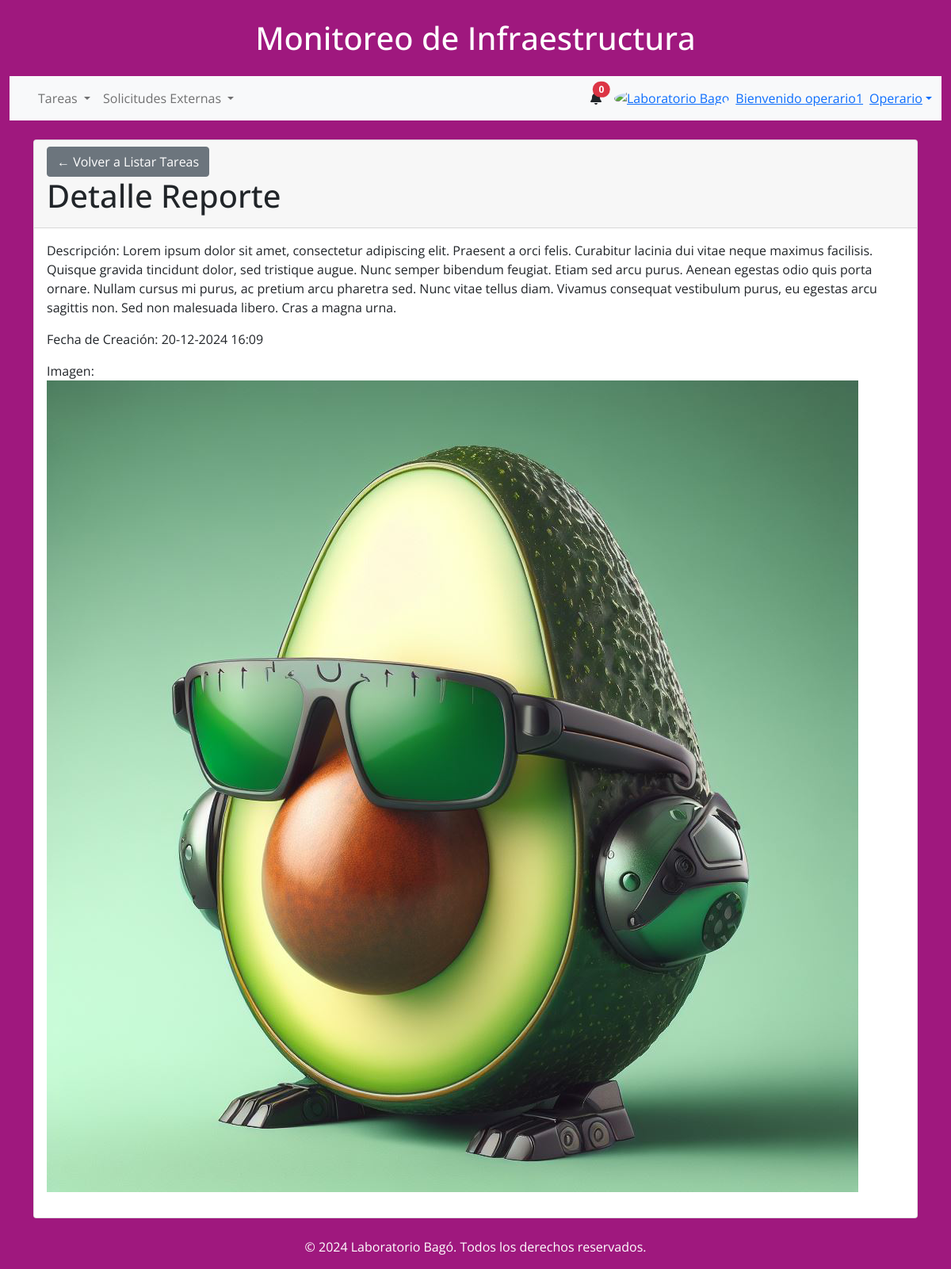
The app's page /externos/detalle_externo/reporte_ext/1/ (signed in) with its own data.
### external_workers/models.py (models this page shows, shortened)
class ExternoReporte(models.Model):
    tarea_externo = models.OneToOneField(TareaExterno, on_delete=models.CASCADE, related_name='externo_reportes')
    descripcion = models.TextField(blank=False, null=True)
    imagen = models.ImageField(upload_to='ex_reporte_imagenes/', blank=False, null=True)
    fecha_creacion = models.DateTimeField(auto_now_add=True)
    creado_por = models.ForeignKey(User, on_delete=models.SET_NULL, null=True, blank=True)

### external_workers/views.py (the view)
# urls.py: path('detalle_externo/reporte_ext/<int:reporte_ex_id>/', detalle_reporte_ex, name='detalle_reporte_ext'),
@login_required
def detalle_reporte_ex(request, reporte_ex_id):
    reporte = get_object_or_404(ExternoReporte, id=reporte_ex_id)
    return render(request, 'app/detalle_externo/reporte_ext.html', {'reporte': reporte})

### app/context_processors.py (called while the page is built)
def user_groups(request):
    if request.user.is_authenticated:
        username = request.user.username
        grupos = request.user.groups.values_list('name', flat=True)
    else:
        username = None
        grupos = []
    return {
        'username': username,
        'grupos': grupos,
    }

def notificaciones(request):
    if request.user.is_authenticated:
        notificaciones = Notificacion.objects.filter(usuario=request.user, leido=False).order_by('-creado_en')[:3]
    else:
        notificaciones = []
    return {'notificaciones': notificaciones}

### app/templates/app/detalle_externo/reporte_ext.html
{% extends '../base.html' %}
{% block content %}
<div class="card mt-4">
    <div class="card-header">
        <a href="{% url 'listar_solicitudes' %}" class="btn btn-secondary">
            &#8592; Volver a Listar Tareas
        </a>
        <h1>Detalle Reporte</h1>
    </div>
    <div class="card-body">
        <p>Descripción: {{ reporte.descripcion }}</p>
        <p>Fecha de Creación: {{ reporte.fecha_creacion|date:"d-m-Y H:i" }}</p>
        {% if reporte.imagen %}
            <p>Imagen: <img src="{{ reporte.imagen.url }}" alt="Imagen del reporte" class="img-fluid"></p>
        {% endif %}
    </div>
</div>
{% endblock %}

### app/templates/app/base.html (shortened to what this page needs)
{% load static %}
<!DOCTYPE html>
<html lang="es">
    <head>
        <link
          href="https://cdnjs.cloudflare.com/ajax/libs/font-awesome/6.0.0/css/all.min.css"
          rel="stylesheet"
        />
        <link href="https://cdn.jsdelivr.net/npm/bootstrap@5.0.2/dist/css/bootstrap.min.css" rel="stylesheet">
        <link
          href="{% static 'css/style.css' %}"
          rel="stylesheet"
        />
    </head>
<body class="Body-base" style="font-family: 'Open Sans', sans-serif;">
    <div class="container-fluid">
    <header class="text-center my-4">
        <h1>Monitoreo de Infraestructura</h1>
    </header>
    <nav class="navbar navbar-expand-lg navbar-light bg-light">
        <div class="container-fluid">
            {% if user.is_authenticated %}
            <div class="collapse navbar-collapse" id="navbarSupportedContent">
                <ul class="navbar-nav me-auto mb-2 mb-lg-0">
                    <li class="nav-item dropdown">
                        <a class="nav-link dropdown-toggle" href="#" id="tareasDropdown" role="button"
                           data-bs-toggle="dropdown" aria-expanded="false">
                            Tareas
                        </a>
                    </li>
                    <li class="nav-item dropdown">
                        <a class="nav-link dropdown-toggle" href="#" id="solicitudesDropdown" role="button"
                           data-bs-toggle="dropdown" aria-expanded="false">
                            Solicitudes Externas
                        </a>
                    </li>
                </ul>
            </div>
            <div class="d-flex align-items-center">
                <div class="dropdown">
                    <a
                        class="text-reset me-3 position-relative"
                        id="navbarDropdownMenuLink"
                        role="button"
                        data-bs-toggle="dropdown"
                        aria-expanded="false"
                        aria-label="Notifications"
                    >
                        <i class="fas fa-bell" aria-hidden="true"></i>
                        <span class="position-absolute top-0 start-100 translate-middle badge rounded-pill bg-danger">
                            {{ notificaciones|length }}
                        </span>
                    </a>
                </div>
            </div>
                <div class="dropdown">
                    <a
                        class="dropdown-toggle d-flex align-items-center"
                        href="#"
                        id="navbarDropdownMenuAvatar"
                        role="button"
                        data-bs-toggle="dropdown"
                        aria-expanded="false"
                    >
                        <img
                            src="https://bagochile.cl/wp-content/uploads/2023/05/cropped-SIMBOLO-LOGO-BAGO-OFF.jpg"
                            class="rounded-circle"
                            height="25"
                            alt="Laboratorio Bago"
                            loading="lazy"
                        />
                        {% if username %}
                        <span class="ms-2">Bienvenido {{ username }}</span>
                        {% if user.is_superuser %}
                            <span class="ms-2">Admin</span>
                        {% else %}
                            {% if grupos %}
                                {% for grupo in grupos %}
                                    <span class="ms-2">{{ grupo }}</span>
                                {% endfor %}
                            {% else %}
                                <span class="ms-2">Sin grupo</span>
                            {% endif %}
                        {% endif %}
                    {% endif %}
                    </a>
                </div>
                {% else %}
                <div>
                    <a href="{% url 'login' %}" class="btn btn-outline btn-rounded">Login</a>
                    <a href="{% url 'registro' %}" class="btn btn-outline btn-rounded">Registrarse</a>
                </div>
                {% endif %}
            </div>
        </div>
    <div class="container my-4">
        {% block content %}{% endblock content %}
    </div>
    <footer class="text-center mt-4">
        <p>&copy; 2024 Laboratorio Bagó. Todos los derechos reservados.</p>
    </footer>
{% load sweetify %}
</body>
</html>

### app/static/css/style.css (style rules this page uses)
.Body-base { background-color: #9f187e; }
header { color: white !important; }
footer { color: white !important; }

### records on screen
ExternoReporte: descripcion "Lorem ipsum dolor sit amet, consectetur adipiscing elit. Praesent a orci felis. Curabitur lacinia dui vitae neque maximus facilisis. Quisque gravida tincidunt dolor, sed tristique augue. Nunc semper bibendum feugiat. Etiam sed arcu purus. Aenean egestas odio quis porta ornare. Nullam cursus mi purus, ac pretium arcu pharetra sed. Nunc vitae tellus diam. Vivamus consequat vestibulum purus, eu egestas arcu sagittis non. Sed non malesuada libero. Cras a magna urna.", fecha_creacion "20-12-2024 16:09", imagen (picture)

### other values on screen
{{ notificaciones|length }} "0"
{{ username }} "operario1"
{{ grupo }} "Operario"
